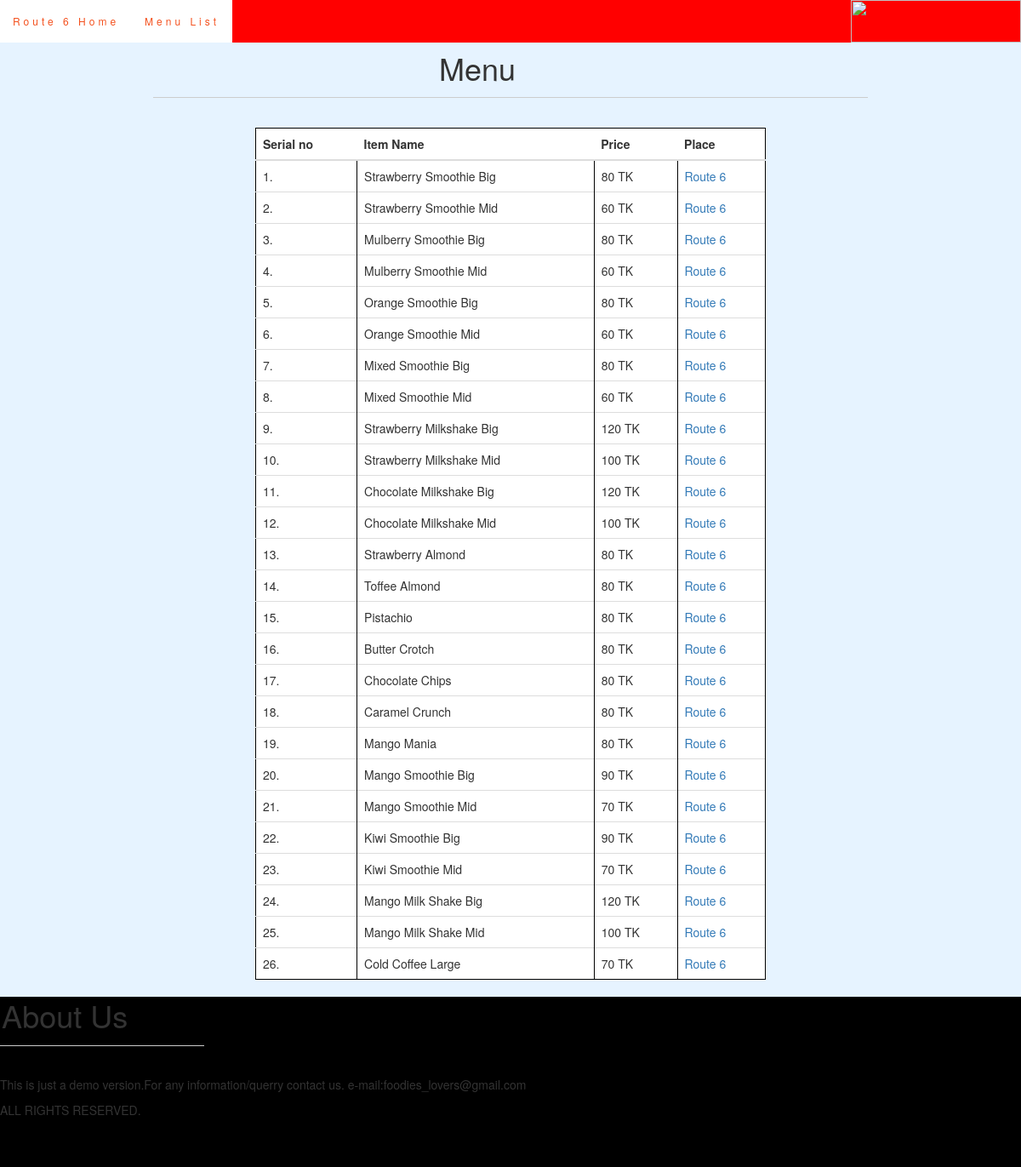
Screenshot of /route6_menu.php with the database file from the repository.
### tables this page shows
CREATE TABLE IF NOT EXISTS `route_6` (
  `sl` int(11) NOT NULL AUTO_INCREMENT,
  `category` varchar(50) NOT NULL,
  `item_name` varchar(50) NOT NULL,
  `price` int(20) NOT NULL,
  `restaurant` varchar(50) NOT NULL,
  `place` varchar(30) NOT NULL,
  `link` varchar(20) NOT NULL,
  UNIQUE KEY `sl` (`sl`),
  UNIQUE KEY `item_name` (`item_name`)
);

### route6_menu.php (the view, shortened to what this page needs)
<!DOCTYPE html>
	<head>
		<link rel="stylesheet" type="text/css" href="css/bootstrap.min.css">
		<link rel="stylesheet" type="text/css" href="css/style.css">
	</head>
	<body>
		<div id="header">
				  <nav class="navbar navbar-inverse custom-navbar navbar-fixed-top" style="background:red">
				  <a><img class="hidden-sm hidden-xs" src="images/route6.jpg" style="height:50px; width:200px; float:right"></a>
				        <ul class="nav navbar-nav">
				          <li><a href="route6.php">Route 6 Home</a></li>
				          <li class="active"><a href="route6_menu.php">Menu List</a></li>
				        </ul>
				    </div>
		<div style="margin-left: 15%; margin-right: 15%;">
		<h1 style="margin-left: 40%;">Menu</h1>
		<hr>
		</div>
		<div style="margin-left:25%; margin-right:25%; background: white;">
		<?php
		$i=0;
		$con=mysql_connect('localhost', 'root', '01718313636');
		$sql="SELECT item_name, price, link, restaurant FROM route_6";
		$result=mysql_query($sql, $con);
		echo "<table class=table table-striped>";
		echo "<thead><tr><th>Serial no</th><th>Item Name</th><th>Price</th><th>Place</th></tr></thead>";
		echo "<tbody>";
		while ($row=mysql_fetch_array($result)) {
			$i++;
			echo "<tr>";
			echo "<td>".$i."."."</td>"."<td>".$row['item_name']."</td>"."<td>".$row['price']." TK "."</td>"."<td>".'<a href="'.$row['link'].'">'.$row['restaurant'].'</a>'."</td>";
			echo "<tr>";
		}
		echo "</tbody>";
		echo "</table>";
	?>
	</div>
		<div id="footer" style="margin-top: 0%">
			<h1 style="padding:2px;">About Us</h1>
			<hr style="border-top: 1px solid #ccc; margin-right:80%;">
			<p>This is just a demo version.For any information/querry contact us.
				e-mail:foodies_lovers@gmail.com
			</p>
			<p>ALL RIGHTS RESERVED.</p>
		</div>
	</body>
</html>

### css/style.css (style rules this page uses)
body { background: #e6f3ff; height: 1000px; position: relative; }
#header { background: black; overflow: hidden; }
table, td { border: 1px solid black; border-collapse: collapse; }
td { text-align: left; }
.navbar { margin-bottom: 0; background-color: black; border: 0; font-size: 12px !important; line-height: 2 !important; letter-spacing: 4px; border-radius: 0; }
.navbar li a, .navbar { color: #fff !important; }
.navbar-nav li a:hover, .navbar-nav li.active a { color: #f4511e !important; background-color: #fff !important; }
#footer { width:100% important; height: 200px; margin-top: 20px; background: black; }

### route6_menu.php (style rules this page uses)
hr { display: block; height: 1px; border: 0; border-top: 1px solid #ccc; margin: 1em 0; padding: 0; }

### rows the page displays
route_6: item_name "Strawberry Smoothie Big", price "80", restaurant "Route 6"
route_6: item_name "Strawberry Smoothie Mid", price "60", restaurant "Route 6"
route_6: item_name "Mulberry Smoothie Big", price "80", restaurant "Route 6"
route_6: item_name "Mulberry Smoothie Mid", price "60", restaurant "Route 6"
route_6: item_name "Orange Smoothie Big", price "80", restaurant "Route 6"
route_6: item_name "Orange Smoothie Mid", price "60", restaurant "Route 6"
route_6: item_name "Mixed Smoothie Big", price "80", restaurant "Route 6"
route_6: item_name "Mixed Smoothie Mid", price "60", restaurant "Route 6"
route_6: item_name "Strawberry Milkshake Big", price "120", restaurant "Route 6"
route_6: item_name "Strawberry Milkshake Mid", price "100", restaurant "Route 6"
route_6: item_name "Chocolate Milkshake Big", price "120", restaurant "Route 6"
route_6: item_name "Chocolate Milkshake Mid", price "100", restaurant "Route 6"
route_6: item_name "Strawberry Almond", price "80", restaurant "Route 6"
route_6: item_name "Toffee Almond", price "80", restaurant "Route 6"
route_6: item_name "Pistachio", price "80", restaurant "Route 6"
route_6: item_name "Butter Crotch", price "80", restaurant "Route 6"
route_6: item_name "Chocolate Chips", price "80", restaurant "Route 6"
route_6: item_name "Caramel Crunch", price "80", restaurant "Route 6"
route_6: item_name "Mango Mania", price "80", restaurant "Route 6"
route_6: item_name "Mango Smoothie Big", price "90", restaurant "Route 6"
route_6: item_name "Mango Smoothie Mid", price "70", restaurant "Route 6"
route_6: item_name "Kiwi Smoothie Big", price "90", restaurant "Route 6"
route_6: item_name "Kiwi Smoothie Mid", price "70", restaurant "Route 6"
route_6: item_name "Mango Milk Shake Big", price "120", restaurant "Route 6"
route_6: item_name "Mango Milk Shake Mid", price "100", restaurant "Route 6"
route_6: item_name "Cold Coffee Large", price "70", restaurant "Route 6"
